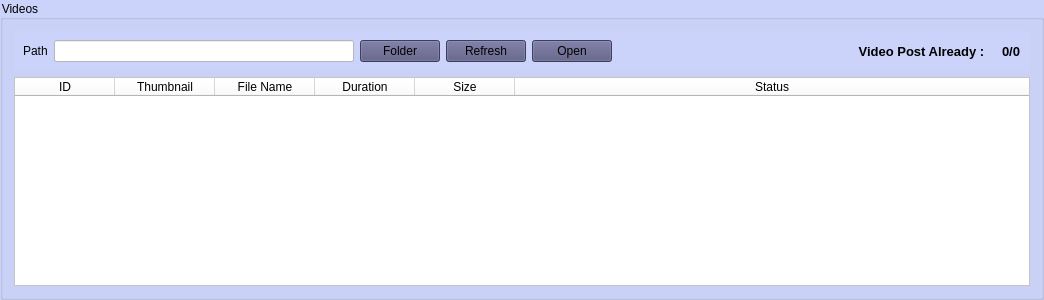
              <widget class="QGroupBox" name="groupBox_2">
               <property name="minimumSize">
                <size>
                 <width>0</width>
                 <height>300</height>
                </size>
               </property>
               <property name="styleSheet">
                <string notr="true">background-color: rgb(204, 211, 250);</string>
               </property>
               <property name="title">
                <string>Videos</string>
               </property>
               <layout class="QVBoxLayout" name="verticalLayout_5">
                <item>
                 <widget class="QWidget" name="widget_2" native="true">
                  <property name="styleSheet">
                   <string notr="true"/>
                  </property>
                  <layout class="QHBoxLayout" name="horizontalLayout_3">
                   <item>
                    <widget class="QLabel" name="label_13">
                     <property name="styleSheet">
                      <string notr="true"/>
                     </property>
                     <property name="text">
                      <string>Path</string>
                     </property>
                    </widget>
                   </item>
                   <item>
                    <widget class="QLineEdit" name="videos_reel_path">
                     <property name="minimumSize">
                      <size>
                       <width>300</width>
                       <height>0</height>
                      </size>
                     </property>
                     <property name="styleSheet">
                      <string notr="true">background-color: rgb(255, 255, 255);</string>
                     </property>
                    </widget>
                   </item>
                   <item>
                    <widget class="QPushButton" name="browse_video_reel_path">
                     <property name="cursor">
                      <cursorShape>PointingHandCursor</cursorShape>
                     </property>
                     <property name="styleSheet">
                      <string notr="true">background-color: rgb(85, 85, 127);</string>
                     </property>
                     <property name="text">
                      <string>Folder</string>
                     </property>
                     <property name="icon">
                      <iconset resource="../ui/resources.qrc">
                       <normaloff>:/icons/images/folder.png</normaloff>:/icons/images/folder.png</iconset>
                     </property>
                     <property name="iconSize">
                      <size>
                       <width>20</width>
                       <height>24</height>
                      </size>
                     </property>
                    </widget>
                   </item>
                   <item>
                    <widget class="QPushButton" name="refresh_video_reel_path">
                     <property name="cursor">
                      <cursorShape>PointingHandCursor</cursorShape>
                     </property>
                     <property name="styleSheet">
                      <string notr="true">background-color: rgb(85, 85, 127);</string>
                     </property>
                     <property name="text">
                      <string>Refresh</string>
                     </property>
                     <property name="icon">
                      <iconset resource="../ui/resources.qrc">
                       <normaloff>:/icons/images/refresh.png</normaloff>:/icons/images/refresh.png</iconset>
                     </property>
                     <property name="iconSize">
                      <size>
                       <width>20</width>
                       <height>24</height>
                      </size>
                     </property>
                    </widget>
                   </item>
                   <item>
                    <widget class="QPushButton" name="open_location_videos_reel">
                     <property name="cursor">
                      <cursorShape>PointingHandCursor</cursorShape>
                     </property>
                     <property name="styleSheet">
                      <string notr="true">background-color: rgb(85, 85, 127);</string>
                     </property>
                     <property name="text">
                      <string>Open</string>
                     </property>
                     <property name="icon">
                      <iconset resource="../ui/resources.qrc">
                       <normaloff>:/icons/images/1333974.png</normaloff>:/icons/images/1333974.png</iconset>
                     </property>
                     <property name="iconSize">
                      <size>
                       <width>20</width>
                       <height>24</height>
                      </size>
                     </property>
                    </widget>
                   </item>
                   <item>
                    <spacer name="horizontalSpacer">
                     <property name="orientation">
                      <enum>Qt::Horizontal</enum>
                     </property>
                     <property name="sizeHint" stdset="0">
                      <size>
                       <width>219</width>
                       <height>20</height>
                      </size>
                     </property>
                    </spacer>
                   </item>
                   <item>
                    <widget class="QLabel" name="label_3">
                     <property name="font">
                      <font>
                       <pointsize>10</pointsize>
                       <bold>true</bold>
                      </font>
                     </property>
                     <property name="text">
                      <string>      Video Post Already :   </string>
                     </property>
                    </widget>
                   </item>
                   <item>
                    <widget class="QLabel" name="videos_reel_post_ready">
                     <property name="font">
                      <font>
                       <pointsize>10</pointsize>
                       <bold>true</bold>
                      </font>
                     </property>
                     <property name="text">
                      <string>0/0</string>
                     </property>
                    </widget>
                   </item>
                  </layout>
                 </widget>
                </item>
                <item>
                 <widget class="QTableWidget" name="video_reel_table">
                  <property name="minimumSize">
                   <size>
                    <width>0</width>
                    <height>0</height>
                   </size>
                  </property>
                  <property name="font">
                   <font>
                    <family>Noto Sans Khmer</family>
                   </font>
                  </property>
                  <property name="focusPolicy">
                   <enum>Qt::NoFocus</enum>
                  </property>
                  <property name="styleSheet">
                   <string notr="true">background-color: rgb(255, 255, 255);</string>
                  </property>
                  <property name="editTriggers">
                   <set>QAbstractItemView::NoEditTriggers</set>
                  </property>
                  <property name="dragDropOverwriteMode">
                   <bool>false</bool>
                  </property>
                  <property name="selectionBehavior">
                   <enum>QAbstractItemView::SelectRows</enum>
                  </property>
                  <property name="verticalScrollMode">
                   <enum>QAbstractItemView::ScrollPerPixel</enum>
                  </property>
                  <property name="horizontalScrollMode">
                   <enum>QAbstractItemView::ScrollPerPixel</enum>
                  </property>
                  <property name="showGrid">
                   <bool>false</bool>
                  </property>
                  <property name="gridStyle">
                   <enum>Qt::NoPen</enum>
                  </property>
                  <property name="sortingEnabled">
                   <bool>true</bool>
                  </property>
                  <property name="cornerButtonEnabled">
                   <bool>true</bool>
                  </property>
                  <attribute name="horizontalHeaderStretchLastSection">
                   <bool>true</bool>
                  </attribute>
                  <attribute name="verticalHeaderShowSortIndicator" stdset="0">
                   <bool>true</bool>
                  </attribute>
                  <attribute name="verticalHeaderStretchLastSection">
                   <bool>false</bool>
                  </attribute>
                  <column>
                   <property name="text">
                    <string>ID</string>
                   </property>
                  </column>
                  <column>
                   <property name="text">
                    <string>Thumbnail</string>
                   </property>
                  </column>
                  <column>
                   <property name="text">
                    <string>File Name</string>
                   </property>
                  </column>
                  <column>
                   <property name="text">
                    <string>Duration</string>
                   </property>
                  </column>
                  <column>
                   <property name="text">
                    <string>Size</string>
                   </property>
                  </column>
                  <column>
                   <property name="text">
                    <string>Status</string>
                   </property>
                  </column>
                 </widget>
                </item>
               </layout>
              </widget>
